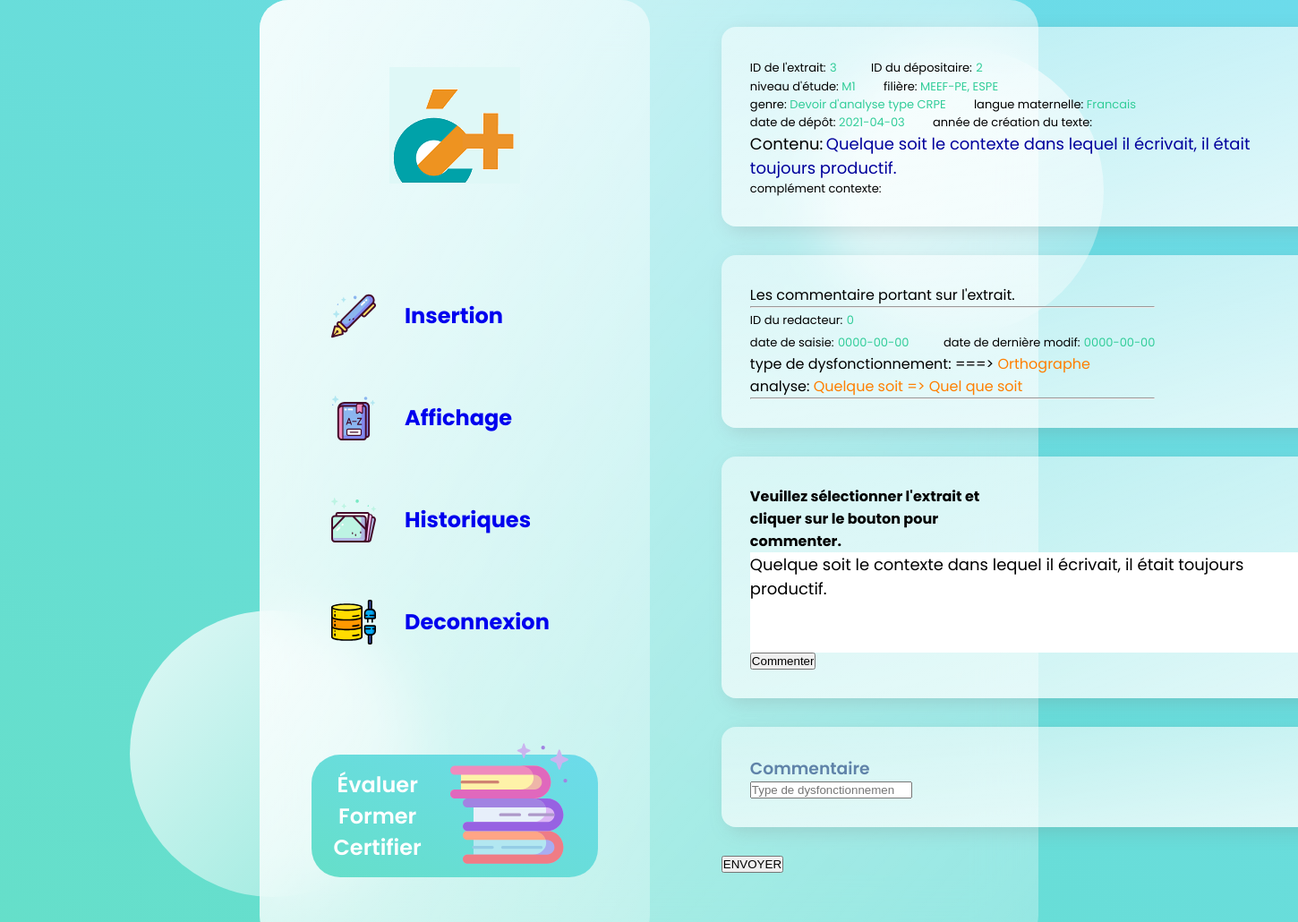
Page /login/affichage/commenter/commenter.php?idExtrait=3 on the committed database.
### tables this page shows
CREATE TABLE `EXTRAIT` (
  `idExtrait` int(11) NOT NULL,
  `contenu` text,
  `niveau` varchar(10) NOT NULL,
  `filiere` varchar(35) NOT NULL,
  `genre` varchar(35) NOT NULL,
  `langueMat` varchar(20) NOT NULL,
  `complement` text NOT NULL,
  `dateDepot` date NOT NULL,
  `anneeCreation` varchar(4) NOT NULL,
  `depositaire` int(11) NOT NULL
);

CREATE TABLE `COMMENTAIRE` (
  `idComm` int(11) NOT NULL,
  `posDebut` int(11) NOT NULL,
  `posFin` int(11) NOT NULL,
  `redacteur` int(11) NOT NULL,
  `typeDys` varchar(45) NOT NULL,
  `dateSaisie` date NOT NULL,
  `dateModif` date NOT NULL,
  `analyse` text NOT NULL,
  `idExtrait` int(11) NOT NULL
);

### login/DBPDO.class.php (called while the page is built, shortened)
<?php
class DBPDO {
    public $dbh;
    public $dsn;
    function __construct() {
		$this->dsn = 'mysql:host='.DB_HOST.';dbname='.DB_NAME.';charset=utf8';
    }
	public function connect() {
		try {
			$this->dbh = new PDO($this->dsn, DB_USER, DB_PWD);
		} catch (PDOException $e) {
			die('Erreur :'.$e->getMessage());
			echo "Accès impossible à la base ! <br/>\n";
		}
	}
	public function selectAll1($sql)
	{
		try {
			$stmt = $this->dbh->prepare($sql);
			$stmt->execute();
			return $stmt->fetchAll(PDO::FETCH_ASSOC);
		} catch (PDOException $e) {
			printf("Erreur d'affichage: %s\n", $e->getMessage());
		}
	}
}
$pdo = new DBPDO;
?>

### login/affichage/commenter/commenter.php (the view, shortened to what this page needs)
<html>
    <head>
		<link rel="stylesheet" href="../../user/style.css" />
    </head>
    <body>
	<main>
		<section class="glass">
		  <div class="dashboard">
		    <div class="user">
		      <img src="../../user/images/avatar.png" alt="" />
		    </div>
		    <div class="links">
		      <div class="link">
						<img src="../../user/images/insertion.svg" width="50px" height="50px" alt="">
		        <a href="../../soumettre/insertionExtrait.php"><h2>Insertion</h2></a>
		      </div>
		      <div class="link">
					  <img src="../../user/images/affichage.svg" width="50px" height="50px" alt="">
		        <a href="../affichage1.php"><h2>Affichage</h2></a>
		      </div>
		      <div class="link">
					  <img src="../../user/images/historique.svg" width="50px" height="50px" alt="">
		        <a href="../../user/index.php"><h2>Historiques</h2></a>
		      </div>
		      <div class="link">
					  <img src="../../user/images/deconnexion.svg" width="50px" height="50px" alt="">
		        <a href="../../deconnexion.php"><h2>Deconnexion</h2></a>
		      </div>
		    </div>
		    <div class="pro">
		      <h2>Évaluer Former Certifier</h2>
		      <img src="../../user/images/book.svg" width="42%" height="110%" alt="" />
		    </div>
		  </div>
		<?php
			include("../../DBPDO.class.php");
			$res=$pdo -> selectAll1("SELECT * FROM EXTRAIT WHERE idExtrait = {$_GET['idExtrait']}" );
			$resComm=$pdo -> selectAll1("SELECT * FROM COMMENTAIRE WHERE idExtrait = {$_GET['idExtrait']}" );
		?>
		<div class="games">
			<div class="cards">
				<div class="card">
					<div class="comp1">
						<?php
							$espace = "&nbsp;&nbsp;&nbsp;&nbsp;&nbsp;&nbsp;&nbsp;&nbsp;&nbsp;";
							echo "<span style='font-size:13px;'>ID de l'extrait:</span> <span style='color:32CD99;font-size:13px;'>{$res[0]['idExtrait']}</span>{$espace}";
							echo "<span style='font-size:13px;'>ID du dépositaire:</span> <span style='color:32CD99;font-size:13px;'>{$res[0]['depositaire']}</span></br>";
							echo "<span style='font-size:13px;'>niveau d'étude: <span style='color:32CD99;font-size:13px;'>{$res[0]['niveau']}</span>{$espace}";
							echo "<span style='font-size:13px;'>filière:</span> <span style='color:32CD99;font-size:13px;'>{$res[0]['filiere']}</span></br>";
							echo "<span style='font-size:13px;'>genre:</span> <span style='color:32CD99;font-size:13px;'>{$res[0]['genre']}</span>{$espace}";
							echo "<span style='font-size:13px;'>langue maternelle:</span> <span style='color:32CD99;font-size:13px;'>{$res[0]['langueMat']}</span></br>";
							echo "<span style='font-size:13px;'>date de dépôt:</span> <span style='color:32CD99;font-size:13px;'>{$res[0]['dateDepot']}</span>{$espace}";
							echo "<span style='font-size:13px;'>année de création du texte:</span> <span style='color:32CD99;font-size:13px;'>{$res[0]['anneeCreation']}</span></br>";
							echo "<span style='font-size:18px;'>Contenu:</span> <span style='color:#00009C;font-size:18px;'>{$res[0]['contenu']}</span></br>";
							echo "complément contexte: <span style='color:#3299CC;'>{$res[0]['complement']}</span>";
						?>
					</div>
				</div>
				<div class="card">
					<div class="comp1">
						<?php
						if($resComm){
							$espace = "&nbsp;&nbsp;&nbsp;&nbsp;&nbsp;&nbsp;&nbsp;&nbsp;&nbsp;";
							echo "Les commentaire portant sur l'extrait.";
							echo "<hr/>";
							$str = $res[0]['contenu'];
							foreach($resComm as $rowComm){
								$posDeb = $rowComm['posDebut'];
								$posNum = $rowComm['posFin'] - $rowComm['posDebut'];
								$textSelected = substr($str,$posDeb,$posNum);
								echo "<span style='font-size:13px;'>ID du redacteur:</span> <span style='color:#32CD99; font-size:13px;'>{$rowComm['redacteur']}</span></br>";
								echo "<span style='font-size:13px;'>date de saisie:</span> <span style='color:#32CD99;font-size:13px;'>{$rowComm['dateSaisie']}</span>{$espace}";
								echo "<span style='font-size:13px;'>date de dernière modif:</span> <span style='color:#32CD99;font-size:13px;'>{$rowComm['dateModif']}</span></br>";
								echo "type de dysfonctionnement: <span style='color:#00009C;'> {$textSelected}</span> ===> <span style='color: #FF7F00;'>{$rowComm['typeDys']} </span></br>";
								echo "analyse: <span style='color:#FF7F00;'>{$rowComm['analyse']}</span></br>";
								echo "<hr/>";
							}
						}
						else{
							echo "Aucun commentaire portant sur cette extrait.";
						}
						?>
					</div>
				</div>
				<div class="card">
					<section>
						<article>
							<h4>Veuillez sélectionner l'extrait et cliquer sur le bouton pour commenter.</h4>
							<textarea style="border: 0;font-family: inherit;font-size: large; width: 38.75rem; height: 7rem;" id="edition" readonly><?php echo $res[0]['contenu'] ?></textarea>
							<input type="button" value="Commenter" id="ok"/>
						</article>
					</section>
				</div>
				<form id="form" action="commenter_a.php">
					<div class="card">
						<article>
							<h3>Commentaire</h3>
							<input list="typeDys"  type="text" class="input" name="typeDys" placeholder="Type de dysfonctionnement" autocomplete="off" />
						</article>
					</div>
					<button type = "submit" onclick="docheck(php);">ENVOYER</button>
				</form>
			</div>
		</div>
		</section>
	</main>
	<div class="circle1"></div>
	<div class="circle2"></div>
    </body>
</html>

### login/user/style.css (style rules this page uses)
* { margin: 0; padding: 0; box-sizing: border-box; TEXT-DECORATION:none }
h3 { color: #426696; font-weight: 600; opacity: 0.8; }
main { font-family: "Poppins", sans-serif; min-height: 100vh; background: linear-gradient(to right top, #65dfc9, #6cdbeb); display: flex; align-items: center; justify-content: center; }
.glass { background: white; min-height: 80vh; width: 60%; background: linear-gradient( to right bottom, rgba(255, 255, 255, 0.7), rgba(255, 255, 255, 0.3) ); border-radius: 2rem; z-index: 2; backdrop-filter: blur(2rem); display: flex; }
.circle1, .circle2 { background: white; background: linear-gradient( to right bottom, rgba(255, 255, 255, 0.8), rgba(255, 255, 255, 0.3) ); height: 20rem; width: 20rem; position: absolute; border-radius: 50%; }
.circle1 { top: 5%; right: 15%; }
.circle2 { bottom: 5%; left: 10%; }
.dashboard { flex: 1; display: flex; flex-direction: column; align-items: center; justify-content: space-evenly; text-align: center; background: linear-gradient( to right bottom, rgba(255, 255, 255, 0.7), rgba(255, 255, 255, 0.3) ); border-radius: 2rem; }
.link { display: flex; margin: 2rem 0rem; padding: 1rem 5rem; align-items: center; }
.link h2 { padding: 0rem 2rem; }
.games { flex: 2; }
.pro { background: linear-gradient(to right top, #65dfc9, #6cdbeb); border-radius: 2rem; color: white; padding: 1rem; position: relative; }
.pro img { position: absolute; top: -15%; right: 10%; }
.pro h2 { width: 40%; color: white; font-weight: 600; }
.games { margin: 5rem; display: flex; flex-direction: column; justify-content: space-evenly; }
.card { display: flex; background: linear-gradient( to left top, rgba(255, 255, 255, 0.8), rgba(255, 255, 255, 0.5) ); border-radius: 1rem; margin: 2rem 0rem; padding: 2rem; box-shadow: 6px 6px 20px rgba(122, 122, 122, 0.212); justify-content: space-between; }
textarea { border : solid 1px; }
section { display : flex; }
article { width : 45%; }
#edition { width : 45%; }

### login/affichage/commenter/commenter.php (style rules this page uses)
a { TEXT-DECORATION:none }
.cards,.status { margin-top: -12%; }

### rows in the picture
extrait: idExtrait "3", depositaire "2", niveau "M1", filiere "MEEF-PE, ESPE", genre "Devoir d'analyse type CRPE", langueMat "Francais", dateDepot "2021-04-03", contenu "Quelque soit le contexte dans lequel il écrivait, il était toujours productif."
commentaire: redacteur "0", dateSaisie "0000-00-00", dateModif "0000-00-00", typeDys "Orthographe", analyse "Quelque soit => Quel que soit"
